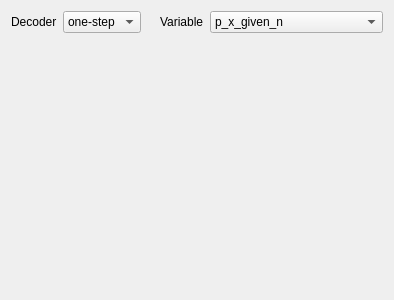
<?xml version="1.0" encoding="UTF-8"?>
<ui version="4.0">
 <class>Form</class>
 <widget class="QWidget" name="Form">
  <property name="geometry">
   <rect>
    <x>0</x>
    <y>0</y>
    <width>394</width>
    <height>300</height>
   </rect>
  </property>
  <property name="windowTitle">
   <string>Form</string>
  </property>
  <layout class="QGridLayout" name="gridLayout" rowstretch="0,0" columnstretch="0">
   <property name="bottomMargin">
    <number>2</number>
   </property>
   <item row="0" column="0">
    <layout class="QHBoxLayout" name="horizontalLayout">
     <item>
      <widget class="QLabel" name="label">
       <property name="text">
        <string>Decoder</string>
       </property>
      </widget>
     </item>
     <item>
      <widget class="QComboBox" name="cmbDecoder">
       <property name="currentText">
        <string>one-step</string>
       </property>
       <item>
        <property name="text">
         <string>one-step</string>
        </property>
       </item>
       <item>
        <property name="text">
         <string>two-step</string>
        </property>
       </item>
      </widget>
     </item>
     <item>
      <spacer name="horizontalSpacer">
       <property name="orientation">
        <enum>Qt::Horizontal</enum>
       </property>
       <property name="sizeHint" stdset="0">
        <size>
         <width>80</width>
         <height>20</height>
        </size>
       </property>
      </spacer>
     </item>
     <item>
      <widget class="QLabel" name="label_2">
       <property name="text">
        <string>Variable</string>
       </property>
      </widget>
     </item>
     <item>
      <widget class="QComboBox" name="cmbVariableName">
       <property name="toolTip">
        <string>Corresponds to _temp_debug_two_step_plots_animated_imshow's variable_name arg</string>
       </property>
       <property name="currentText">
        <string>p_x_given_n</string>
       </property>
       <item>
        <property name="text">
         <string notr="true">p_x_given_n</string>
        </property>
       </item>
       <item>
        <property name="text">
         <string notr="true">p_x_given_n_and_x_prev</string>
        </property>
       </item>
      </widget>
     </item>
    </layout>
   </item>
   <item row="1" column="0">
    <widget class="QWidget" name="decoderPlotContainerWidget" native="true">
     <property name="sizePolicy">
      <sizepolicy hsizetype="Expanding" vsizetype="Expanding">
       <horstretch>1</horstretch>
       <verstretch>1</verstretch>
      </sizepolicy>
     </property>
     <property name="minimumSize">
      <size>
       <width>200</width>
       <height>100</height>
      </size>
     </property>
    </widget>
   </item>
  </layout>
 </widget>
 <resources/>
 <connections/>
</ui>
